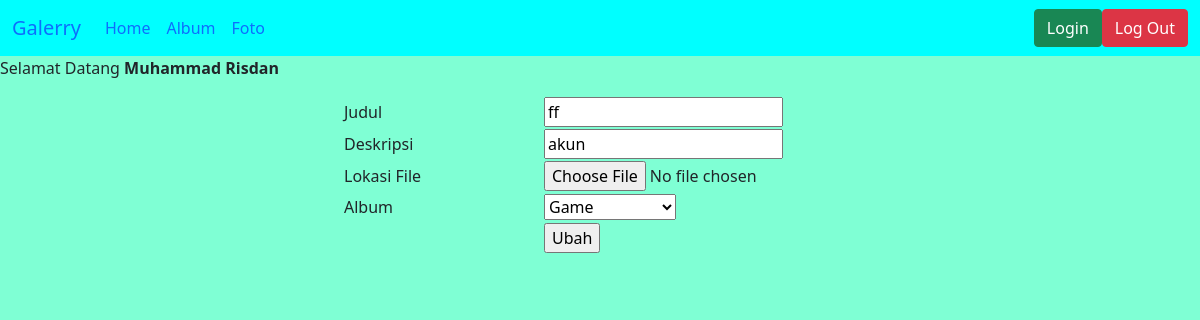
The app's page /edit_foto.php?fotoid=15 (signed in) with its own data.
### tables this page shows
CREATE TABLE `foto` (
  `fotoid` int(11) NOT NULL,
  `judulfoto` varchar(255) NOT NULL,
  `deskripsifoto` text NOT NULL,
  `tanggalunggah` date NOT NULL,
  `lokasifile` varchar(255) NOT NULL,
  `albumid` int(11) NOT NULL,
  `userid` int(11) NOT NULL
);

CREATE TABLE `album` (
  `albumid` int(11) NOT NULL,
  `namaalbum` varchar(255) NOT NULL,
  `deskripsi` text NOT NULL,
  `tanggaldibuat` date NOT NULL,
  `userid` int(11) NOT NULL
);

### edit_foto.php (the view, shortened to what this page needs)
<!DOCTYPE html>
<html lang="en">
<head>
    <link rel="stylesheet" href="foto.css">
    <link href="https://cdn.jsdelivr.net/npm/bootstrap@5.0.2/dist/css/bootstrap.min.css" rel="stylesheet">
</head>
<body>
    <nav class="navbar navbar-expand-lg" style="background-color:aqua;">
  <div class="container-fluid">
    <a class="navbar-brand" href="home.php">Galerry</a>
    <div class="collapse navbar-collapse" id="navbarSupportedContent">
      <ul class="navbar-nav me-auto mb-2 mb-lg-0">
        <li class="nav-item">
          <a class="nav-link active" aria-current="page" href="home.php">Home</a>
        </li>
        <li class="nav-item">
          <a class="nav-link" href="album.php">Album</a>
        </li>
        <li class="nav-item">
          <a class="nav-link" href="foto.php">Foto</a>
        </li>
      </ul>
      <form class="d-flex">
      <a class="btn btn-success" type="submit" href="login.php">Login</a>
      <a class="btn btn-danger" type="submit" href="logout.php" >Log Out</a>
      </form>
    </div>
  </div>
</nav>
<p>Selamat Datang <b><?=$_SESSION['namalengkap']?></b></p>
<center>
    <form action="update_foto.php" method="post" enctype="multipart/form-data">
        <?php
            include "koneksi.php";
            $fotoid=$_GET['fotoid'];
            $sql=mysqli_query($conn,"select * from foto where fotoid='$fotoid'");
            while($data=mysqli_fetch_array($sql)){
        ?>
    <table>
        <tr>
            <td>Judul</td>
            <td><input type="text" name="judulfoto" value="<?=$data['judulfoto']?>"></td>
        </tr>
        <tr>
            <td>Deskripsi</td>
            <td><input type="text" name="deskripsifoto" value="<?=$data['deskripsifoto']?>"></td>
        </tr>
        <tr>
            <td>Lokasi File</td>
            <td><input type="file" name="lokasifile"></td>
        </tr>
        <tr>
                <td>Album</td>
                <td>
                    <select name="albumid">
                        <?php
                            $userid = $_SESSION['userid'];
                            $sql2 = mysqli_query($conn,"select * from album where userid='$userid'");
                            while($data2 = mysqli_fetch_array($sql2)) {
                        ?>
                            <option value="<?=$data2['albumid']?>" <?php if($data2['albumid']==$data['albumid']){echo 'selected';
                            }?>><?=$data2['namaalbum']?></option>
                        <?php
                            }
                        ?>
                    </select>
                </td>
            </tr>
        <tr>
            <td></td>
            <td><input type="submit" value="Ubah"></td>
        </tr>
    </table>
    <?php
            }
    ?>
    </form>
    </center>
</body>
</html>

### foto.css (style rules this page uses)
body { font-family: 'Gill Sans', 'Gill Sans MT', Calibri, 'Trebuchet MS', sans-serif; background-color: aquamarine; }
td { width: 200px; height: 30px; }

### edit_foto.php (style rules this page uses)
body { background-color: aquamarine; }
td { width: 200px; height: 30px; }

### records on screen
foto: judulfoto "ff", deskripsifoto "akun", albumid "Game"

### other values on screen
$_SESSION['namalengkap'] "Muhammad Risdan"
